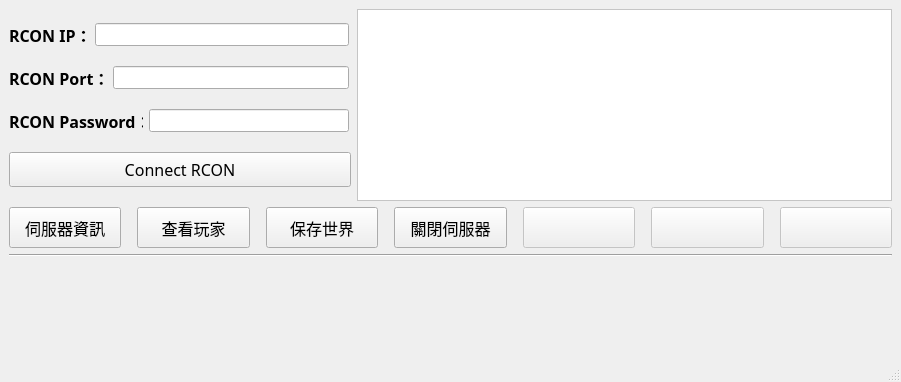
<?xml version="1.0" encoding="UTF-8"?>
<ui version="4.0">
 <class>MainWindow</class>
 <widget class="QMainWindow" name="MainWindow">
  <property name="geometry">
   <rect>
    <x>0</x>
    <y>0</y>
    <width>901</width>
    <height>382</height>
   </rect>
  </property>
  <property name="sizePolicy">
   <sizepolicy hsizetype="Preferred" vsizetype="Preferred">
    <horstretch>0</horstretch>
    <verstretch>0</verstretch>
   </sizepolicy>
  </property>
  <property name="minimumSize">
   <size>
    <width>901</width>
    <height>310</height>
   </size>
  </property>
  <property name="windowTitle">
   <string>PalServer Manager</string>
  </property>
  <property name="layoutDirection">
   <enum>Qt::LeftToRight</enum>
  </property>
  <widget class="QWidget" name="centralwidget">
   <layout class="QGridLayout" name="gridLayout">
    <item row="1" column="0">
     <layout class="QHBoxLayout" name="rcon_command">
      <item>
       <widget class="QPushButton" name="connect_rcon_command_info">
        <property name="sizePolicy">
         <sizepolicy hsizetype="Minimum" vsizetype="Fixed">
          <horstretch>0</horstretch>
          <verstretch>0</verstretch>
         </sizepolicy>
        </property>
        <property name="minimumSize">
         <size>
          <width>101</width>
          <height>41</height>
         </size>
        </property>
        <property name="maximumSize">
         <size>
          <width>151</width>
          <height>41</height>
         </size>
        </property>
        <property name="font">
         <font>
          <family>標楷體</family>
          <pointsize>12</pointsize>
         </font>
        </property>
        <property name="text">
         <string>伺服器資訊</string>
        </property>
       </widget>
      </item>
      <item>
       <spacer name="horizontalSpacer">
        <property name="orientation">
         <enum>Qt::Horizontal</enum>
        </property>
        <property name="sizeType">
         <enum>QSizePolicy::Ignored</enum>
        </property>
        <property name="sizeHint" stdset="0">
         <size>
          <width>10</width>
          <height>0</height>
         </size>
        </property>
       </spacer>
      </item>
      <item>
       <widget class="QPushButton" name="connect_rcon_command_showplayers">
        <property name="sizePolicy">
         <sizepolicy hsizetype="Minimum" vsizetype="Fixed">
          <horstretch>0</horstretch>
          <verstretch>0</verstretch>
         </sizepolicy>
        </property>
        <property name="minimumSize">
         <size>
          <width>101</width>
          <height>41</height>
         </size>
        </property>
        <property name="maximumSize">
         <size>
          <width>151</width>
          <height>41</height>
         </size>
        </property>
        <property name="font">
         <font>
          <family>標楷體</family>
          <pointsize>12</pointsize>
         </font>
        </property>
        <property name="text">
         <string>查看玩家</string>
        </property>
       </widget>
      </item>
      <item>
       <spacer name="horizontalSpacer_2">
        <property name="orientation">
         <enum>Qt::Horizontal</enum>
        </property>
        <property name="sizeType">
         <enum>QSizePolicy::Ignored</enum>
        </property>
        <property name="sizeHint" stdset="0">
         <size>
          <width>10</width>
          <height>0</height>
         </size>
        </property>
       </spacer>
      </item>
      <item>
       <widget class="QPushButton" name="connect_rcon_command_save">
        <property name="sizePolicy">
         <sizepolicy hsizetype="Minimum" vsizetype="Fixed">
          <horstretch>0</horstretch>
          <verstretch>0</verstretch>
         </sizepolicy>
        </property>
        <property name="minimumSize">
         <size>
          <width>101</width>
          <height>41</height>
         </size>
        </property>
        <property name="maximumSize">
         <size>
          <width>151</width>
          <height>41</height>
         </size>
        </property>
        <property name="font">
         <font>
          <family>標楷體</family>
          <pointsize>12</pointsize>
         </font>
        </property>
        <property name="text">
         <string>保存世界</string>
        </property>
       </widget>
      </item>
      <item>
       <spacer name="horizontalSpacer_3">
        <property name="orientation">
         <enum>Qt::Horizontal</enum>
        </property>
        <property name="sizeType">
         <enum>QSizePolicy::Ignored</enum>
        </property>
        <property name="sizeHint" stdset="0">
         <size>
          <width>10</width>
          <height>0</height>
         </size>
        </property>
       </spacer>
      </item>
      <item>
       <widget class="QPushButton" name="connect_rcon_command_shutdown">
        <property name="sizePolicy">
         <sizepolicy hsizetype="Minimum" vsizetype="Fixed">
          <horstretch>0</horstretch>
          <verstretch>0</verstretch>
         </sizepolicy>
        </property>
        <property name="minimumSize">
         <size>
          <width>101</width>
          <height>41</height>
         </size>
        </property>
        <property name="maximumSize">
         <size>
          <width>151</width>
          <height>41</height>
         </size>
        </property>
        <property name="font">
         <font>
          <family>標楷體</family>
          <pointsize>12</pointsize>
         </font>
        </property>
        <property name="text">
         <string>關閉伺服器</string>
        </property>
       </widget>
      </item>
      <item>
       <spacer name="horizontalSpacer_4">
        <property name="orientation">
         <enum>Qt::Horizontal</enum>
        </property>
        <property name="sizeType">
         <enum>QSizePolicy::Ignored</enum>
        </property>
        <property name="sizeHint" stdset="0">
         <size>
          <width>10</width>
          <height>0</height>
         </size>
        </property>
       </spacer>
      </item>
      <item>
       <widget class="QPushButton" name="pushButton">
        <property name="enabled">
         <bool>false</bool>
        </property>
        <property name="sizePolicy">
         <sizepolicy hsizetype="Minimum" vsizetype="Fixed">
          <horstretch>0</horstretch>
          <verstretch>0</verstretch>
         </sizepolicy>
        </property>
        <property name="minimumSize">
         <size>
          <width>101</width>
          <height>41</height>
         </size>
        </property>
        <property name="maximumSize">
         <size>
          <width>151</width>
          <height>41</height>
         </size>
        </property>
        <property name="text">
         <string/>
        </property>
       </widget>
      </item>
      <item>
       <spacer name="horizontalSpacer_5">
        <property name="orientation">
         <enum>Qt::Horizontal</enum>
        </property>
        <property name="sizeType">
         <enum>QSizePolicy::Ignored</enum>
        </property>
        <property name="sizeHint" stdset="0">
         <size>
          <width>10</width>
          <height>0</height>
         </size>
        </property>
       </spacer>
      </item>
      <item>
       <widget class="QPushButton" name="pushButton_2">
        <property name="enabled">
         <bool>false</bool>
        </property>
        <property name="sizePolicy">
         <sizepolicy hsizetype="Minimum" vsizetype="Fixed">
          <horstretch>0</horstretch>
          <verstretch>0</verstretch>
         </sizepolicy>
        </property>
        <property name="minimumSize">
         <size>
          <width>101</width>
          <height>41</height>
         </size>
        </property>
        <property name="maximumSize">
         <size>
          <width>151</width>
          <height>41</height>
         </size>
        </property>
        <property name="text">
         <string/>
        </property>
       </widget>
      </item>
      <item>
       <spacer name="horizontalSpacer_6">
        <property name="orientation">
         <enum>Qt::Horizontal</enum>
        </property>
        <property name="sizeType">
         <enum>QSizePolicy::Ignored</enum>
        </property>
        <property name="sizeHint" stdset="0">
         <size>
          <width>10</width>
          <height>0</height>
         </size>
        </property>
       </spacer>
      </item>
      <item>
       <widget class="QPushButton" name="pushButton_3">
        <property name="enabled">
         <bool>false</bool>
        </property>
        <property name="sizePolicy">
         <sizepolicy hsizetype="Minimum" vsizetype="Fixed">
          <horstretch>0</horstretch>
          <verstretch>0</verstretch>
         </sizepolicy>
        </property>
        <property name="minimumSize">
         <size>
          <width>101</width>
          <height>41</height>
         </size>
        </property>
        <property name="maximumSize">
         <size>
          <width>151</width>
          <height>41</height>
         </size>
        </property>
        <property name="text">
         <string/>
        </property>
       </widget>
      </item>
     </layout>
    </item>
    <item row="0" column="0">
     <layout class="QHBoxLayout" name="rcon_client">
      <item>
       <layout class="QVBoxLayout" name="rcon_settings_connect">
        <item>
         <layout class="QHBoxLayout" name="rcon_ip">
          <item>
           <widget class="QLabel" name="rcon_ip_label">
            <property name="minimumSize">
             <size>
              <width>80</width>
              <height>23</height>
             </size>
            </property>
            <property name="maximumSize">
             <size>
              <width>80</width>
              <height>23</height>
             </size>
            </property>
            <property name="font">
             <font>
              <family>標楷體</family>
              <pointsize>12</pointsize>
              <bold>true</bold>
             </font>
            </property>
            <property name="styleSheet">
             <string notr="true"/>
            </property>
            <property name="text">
             <string>RCON IP：</string>
            </property>
           </widget>
          </item>
          <item>
           <widget class="QLineEdit" name="rcon_ip_lineEdit">
            <property name="minimumSize">
             <size>
              <width>254</width>
              <height>23</height>
             </size>
            </property>
            <property name="maximumSize">
             <size>
              <width>254</width>
              <height>23</height>
             </size>
            </property>
           </widget>
          </item>
         </layout>
        </item>
        <item>
         <layout class="QHBoxLayout" name="rcon_port">
          <item>
           <widget class="QLabel" name="rcon_port_label">
            <property name="minimumSize">
             <size>
              <width>98</width>
              <height>23</height>
             </size>
            </property>
            <property name="maximumSize">
             <size>
              <width>98</width>
              <height>23</height>
             </size>
            </property>
            <property name="font">
             <font>
              <family>標楷體</family>
              <pointsize>12</pointsize>
              <bold>true</bold>
             </font>
            </property>
            <property name="styleSheet">
             <string notr="true"/>
            </property>
            <property name="text">
             <string>RCON Port：</string>
            </property>
           </widget>
          </item>
          <item>
           <widget class="QLineEdit" name="rcon_port_lineEdit">
            <property name="minimumSize">
             <size>
              <width>236</width>
              <height>23</height>
             </size>
            </property>
            <property name="maximumSize">
             <size>
              <width>236</width>
              <height>23</height>
             </size>
            </property>
           </widget>
          </item>
         </layout>
        </item>
        <item>
         <layout class="QHBoxLayout" name="rcon_password">
          <item>
           <widget class="QLabel" name="rcon_password_label">
            <property name="minimumSize">
             <size>
              <width>134</width>
              <height>23</height>
             </size>
            </property>
            <property name="maximumSize">
             <size>
              <width>134</width>
              <height>23</height>
             </size>
            </property>
            <property name="font">
             <font>
              <family>標楷體</family>
              <pointsize>12</pointsize>
              <bold>true</bold>
             </font>
            </property>
            <property name="styleSheet">
             <string notr="true"/>
            </property>
            <property name="text">
             <string>RCON Password：</string>
            </property>
           </widget>
          </item>
          <item>
           <widget class="QLineEdit" name="rcon_password_lineEdit">
            <property name="minimumSize">
             <size>
              <width>200</width>
              <height>23</height>
             </size>
            </property>
            <property name="maximumSize">
             <size>
              <width>200</width>
              <height>23</height>
             </size>
            </property>
           </widget>
          </item>
         </layout>
        </item>
        <item>
         <widget class="QPushButton" name="connect_rcon_pushButton">
          <property name="minimumSize">
           <size>
            <width>342</width>
            <height>35</height>
           </size>
          </property>
          <property name="maximumSize">
           <size>
            <width>342</width>
            <height>35</height>
           </size>
          </property>
          <property name="font">
           <font>
            <family>標楷體</family>
            <pointsize>12</pointsize>
           </font>
          </property>
          <property name="text">
           <string>Connect RCON</string>
          </property>
         </widget>
        </item>
       </layout>
      </item>
      <item>
       <widget class="QTextBrowser" name="rcon_response_textBrowser">
        <property name="sizePolicy">
         <sizepolicy hsizetype="Expanding" vsizetype="Expanding">
          <horstretch>0</horstretch>
          <verstretch>0</verstretch>
         </sizepolicy>
        </property>
        <property name="minimumSize">
         <size>
          <width>531</width>
          <height>192</height>
         </size>
        </property>
        <property name="maximumSize">
         <size>
          <width>16777215</width>
          <height>192</height>
         </size>
        </property>
        <property name="font">
         <font>
          <family>標楷體</family>
          <pointsize>12</pointsize>
          <bold>false</bold>
         </font>
        </property>
        <property name="styleSheet">
         <string notr="true">background-color: #FFFFFF; </string>
        </property>
       </widget>
      </item>
     </layout>
    </item>
    <item row="3" column="0" rowspan="2">
     <spacer name="verticalSpacer">
      <property name="orientation">
       <enum>Qt::Vertical</enum>
      </property>
      <property name="sizeHint" stdset="0">
       <size>
        <width>0</width>
        <height>5000</height>
       </size>
      </property>
     </spacer>
    </item>
    <item row="2" column="0">
     <widget class="Line" name="line">
      <property name="orientation">
       <enum>Qt::Horizontal</enum>
      </property>
     </widget>
    </item>
   </layout>
   <zorder>layoutWidget</zorder>
   <zorder>connect_rcon_command_info</zorder>
   <zorder>connect_rcon_command_showplayers</zorder>
   <zorder>connect_rcon_command_shutdown</zorder>
   <zorder>connect_rcon_command_save</zorder>
   <zorder>rcon_response_textBrowser</zorder>
   <zorder>pushButton</zorder>
   <zorder>pushButton_2</zorder>
   <zorder>pushButton_3</zorder>
   <zorder>verticalSpacer</zorder>
   <zorder>line</zorder>
  </widget>
  <widget class="QMenuBar" name="menubar">
   <property name="geometry">
    <rect>
     <x>0</x>
     <y>0</y>
     <width>901</width>
     <height>21</height>
    </rect>
   </property>
  </widget>
  <widget class="QStatusBar" name="statusBar"/>
 </widget>
 <tabstops>
  <tabstop>connect_rcon_pushButton</tabstop>
  <tabstop>rcon_response_textBrowser</tabstop>
  <tabstop>connect_rcon_command_info</tabstop>
  <tabstop>connect_rcon_command_showplayers</tabstop>
  <tabstop>connect_rcon_command_save</tabstop>
  <tabstop>connect_rcon_command_shutdown</tabstop>
 </tabstops>
 <resources/>
 <connections/>
</ui>
